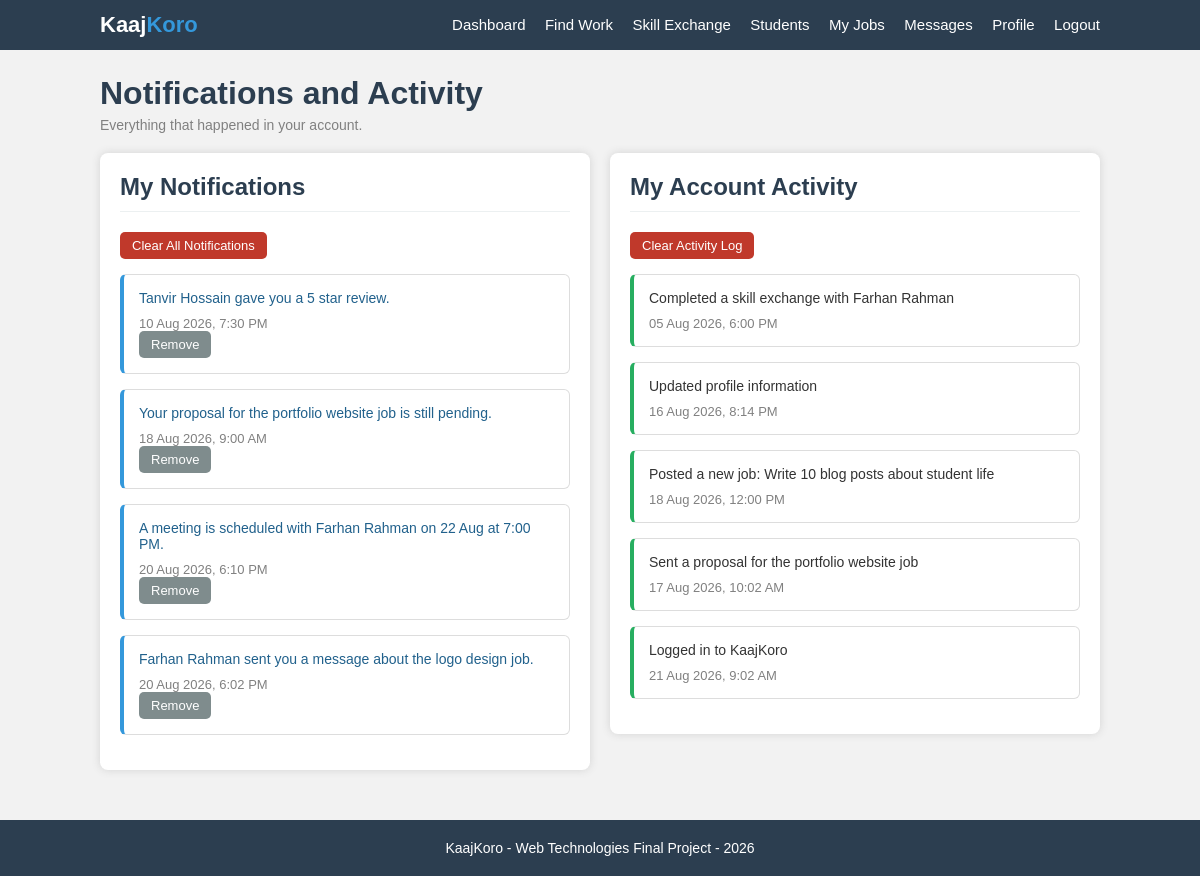
Screenshot of /notifications.php (signed in) with the database file from the repository.
### tables this page shows
CREATE TABLE notifications (
    notif_id    INT AUTO_INCREMENT PRIMARY KEY,
    user_id     INT NOT NULL,
    text        VARCHAR(255) NOT NULL,
    link        VARCHAR(100) NOT NULL,
    created_at  DATETIME,
    FOREIGN KEY (user_id) REFERENCES users(user_id) ON DELETE CASCADE
);

CREATE TABLE activities (
    activity_id  INT AUTO_INCREMENT PRIMARY KEY,
    user_id      INT NOT NULL,
    text         VARCHAR(255) NOT NULL,
    created_at   DATETIME,
    FOREIGN KEY (user_id) REFERENCES users(user_id) ON DELETE CASCADE
);

### functions.php (called while the page is built, shortened)
<?php
function getUser($conn, $user_id) {
    $stmt = $conn->prepare("SELECT * FROM users WHERE user_id = ?");
    $stmt->bind_param("i", $user_id);
    $stmt->execute();
    $result = $stmt->get_result();
    $user = $result->fetch_assoc();
    return $user;
}
function showDateTime($date) {
    return date("d M Y, g:i A", strtotime($date));
}
?>

### check_login.php (called while the page is built, shortened)
<?php
$me = getUser($conn, $_SESSION["user_id"]);
?>

### notifications.php (the view, shortened to what this page needs)
<?php
require_once "config.php";
require_once "functions.php";
require_once "check_login.php";
$my_id = $me["user_id"];
include "header.php";
?>
    <div class="page">
        <h1>Notifications and Activity</h1>
        <p class="page-info">Everything that happened in your account.</p>
        <div class="row">
            <div class="col-half">
                <div class="box">
                    <h2 class="box-title">My Notifications</h2>
                    <div class="buttons">
                        <button class="btn-small btn-red" onclick="if (confirm('Do you want to remove all your notifications?')) { window.location.href='notifications.php?action=clear_notif'; }">Clear All Notifications</button>
                    </div>
                    <div style="margin-top:15px">
                        <?php
                        $stmt = $conn->prepare("SELECT * FROM notifications
                                                WHERE user_id = ?
                                                ORDER BY notif_id DESC");
                        $stmt->bind_param("i", $my_id);
                        $stmt->execute();
                        $result = $stmt->get_result();
                        while ($notif = $result->fetch_assoc()) {
                            ?>
                            <div class="item">
                                <p class="item-text">
                                    <a href="<?php echo $notif["link"]; ?>"><?php echo htmlspecialchars($notif["text"]); ?></a>
                                </p>
                                <p class="gray-text"><?php echo showDateTime($notif["created_at"]); ?></p>
                                <button class="btn-small btn-gray" onclick="window.location.href='notifications.php?action=remove&id=<?php echo $notif["notif_id"]; ?>'">Remove</button>
                            </div>
                            <?php
                        }
                        ?>
                    </div>
                </div>
            </div>
            <div class="col-half">
                <div class="box">
                    <h2 class="box-title">My Account Activity</h2>
                    <div class="buttons">
                        <button class="btn-small btn-red" onclick="if (confirm('Do you want to clear your activity log?')) { window.location.href='notifications.php?action=clear_activity'; }">Clear Activity Log</button>
                    </div>
                    <div style="margin-top:15px">
                        <?php
                        $stmt = $conn->prepare("SELECT * FROM activities
                                                WHERE user_id = ?
                                                ORDER BY activity_id DESC");
                        $stmt->bind_param("i", $my_id);
                        $stmt->execute();
                        $result = $stmt->get_result();
                        while ($activity = $result->fetch_assoc()) {
                            ?>
                            <div class="item item-green">
                                <p class="item-text"><?php echo htmlspecialchars($activity["text"]); ?></p>
                                <p class="gray-text"><?php echo showDateTime($activity["created_at"]); ?></p>
                            </div>
                            <?php
                        }
                        ?>
                    </div>
                </div>
            </div>
        </div>
    </div>
<?php include "footer.php"; ?>

### style.css (style rules this page uses)
* { margin:0; padding:0; box-sizing:border-box; font-family:Arial, Helvetica, sans-serif; }
body { background:#f2f2f2; color:#333; }
a { text-decoration:none; color:#21618c; }
.page { width:1000px; margin:25px auto; }
h1 { color:#2c3e50; margin-bottom:5px; }
h2 { color:#2c3e50; }
.page-info { color:gray; font-size:14px; margin-bottom:20px; }
.box { background:white; padding:20px; border-radius:8px; box-shadow:0 0 8px lightgray; margin-bottom:20px; }
.box-title { border-bottom:1px solid #ecf0f1; padding-bottom:10px; margin-bottom:15px; }
.row { display:flex; gap:20px; }
.col-half { width:50%; }
button { padding:10px 18px; border:none; border-radius:5px; background:#3498db; color:white; font-size:15px; cursor:pointer; }
.btn-small { padding:6px 12px; font-size:13px; }
.btn-red { background:#c0392b; }
.btn-gray { background:#7f8c8d; }
.buttons { margin-top:20px; display:flex; gap:10px; }
.item { background:white; border:1px solid #ddd; border-left:4px solid #3498db; border-radius:6px; padding:15px; margin-bottom:15px; }
.item-text { font-size:14px; margin-bottom:10px; }
.item-green { border-left:4px solid #27ae60; }
.gray-text { color:gray; font-size:13px; }

### rows the page displays
notifications: text "Tanvir Hossain gave you a 5 star review.", created_at "10 Aug 2026, 7:30 PM"
notifications: text "Your proposal for the portfolio website job is still pending.", created_at "18 Aug 2026, 9:00 AM"
notifications: text "A meeting is scheduled with Farhan Rahman on 22 Aug at 7:00 PM.", created_at "20 Aug 2026, 6:10 PM"
notifications: text "Farhan Rahman sent you a message about the logo design job.", created_at "20 Aug 2026, 6:02 PM"
activities: text "Completed a skill exchange with Farhan Rahman", created_at "05 Aug 2026, 6:00 PM"
activities: text "Updated profile information", created_at "16 Aug 2026, 8:14 PM"
activities: text "Posted a new job: Write 10 blog posts about student life", created_at "18 Aug 2026, 12:00 PM"
activities: text "Sent a proposal for the portfolio website job", created_at "17 Aug 2026, 10:02 AM"
activities: text "Logged in to KaajKoro", created_at "21 Aug 2026, 9:02 AM"
